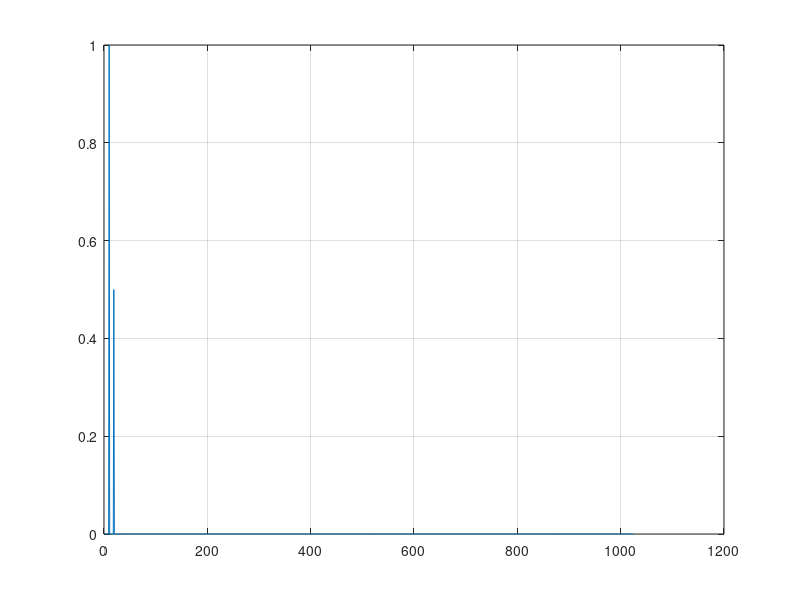

Recreate this plot in MATLAB.
%Fft work - Guitar pitch detection - 

clear;

%AUDIO TEST FILES (Uncomment for use in script.. will throw error unless one is uncommented)
%[x1 ,Fs]=audioread('C:\Users\Donnacha\Desktop\Y5 Project\GuitarNotes\Low_F_88Hz_1sec.wav');	% get some data 
%[x1 ,Fs]=audioread('C:\Users\Donnacha\Desktop\Y5 Project\GuitarNotes\Low_E_82Hz_1sec.wav');	% get some data 
%[x1 ,Fs]=audioread('C:\Users\Donnacha\Desktop\Y5 Project\GuitarNotes\Low_A_110Hz_1sec.wav');	% get some data 
%[x1 ,Fs]=audioread('C:\Users\Donnacha\Desktop\Y5 Project\GuitarNotes\Octave_D_292Hz_1sec.wav');	% get some data 
%[x1 ,Fs]=audioread('C:\Users\Donnacha\Desktop\Y5 Project\GuitarNotes\High_F_695Hz_1sec.wav');	% get some data

Fs = 2048;
n =1:2048;
x = sin(2*pi*(9/Fs)*n)+ 1/2*sin(2*pi*(18/Fs)*n);
plot(x);
max = max(x)
rmsValue =sqrt((( 0.7071 *1)^2))
y=fft(x,Fs);		%fourier transform, fft size = 44100
Mag=abs(y/(Fs/2));		%get the magnitude
Mag=Mag(1:Fs/2); %omit redundant data from plot
%fftMax = max(Mag);
plot(Mag);
fftRms = (1 *sqrt(2))
grid;


